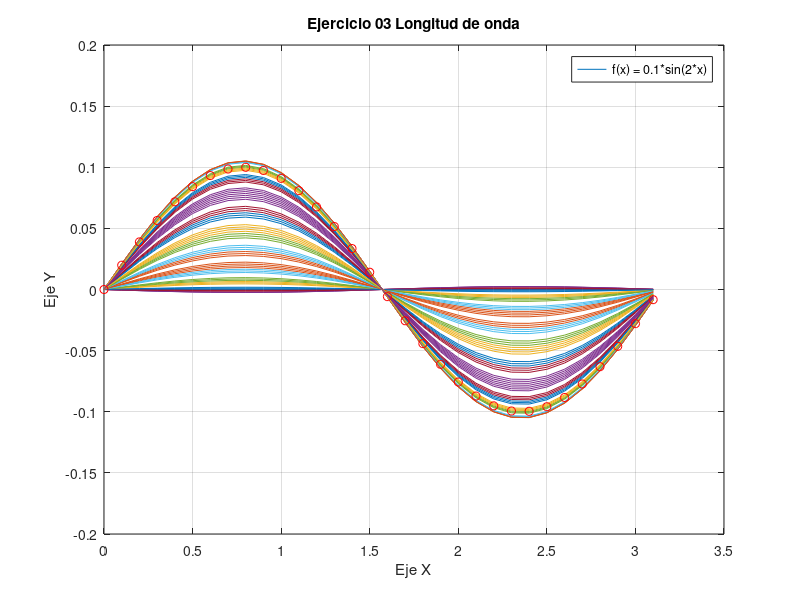

Write the MATLAB code that produced this figure.
%% Ecuaciones diferenciales parciales
% Primer examen parcial 
% Jose Ramiro Fuentes Lara
% Andrea Isabel Casillas Hernandez
% Jose Luis Perez Mendez
% Leonardo Dario Ramirez Jaime
clc;clear;close all;

%% Ejercicio 03 Encuentre la funcion para una cuarda vibrante sujeta a los extremos 
% u(0,t) = u(L,t)=0
% u(x,0)= 0
% u(x,0) = 0.1sin(2x)

L = pi;
c = 1;
u = 0;
n = 2; % La funcion solo es posible en n = 2

%% Se establece nuestra condicion inicial asi como el intervalo de nuestra serie

x= 0:.1:L;     % Intervalo de nuestra funcion periodica (Es de cero a l por que representa la longitud de la cuerda)
y = 0.1*sin(2*x); % Es evaluar nuestra funcion original en un tiempo 0

%% Se evaluan los valores de nuestra sumatoria 

for t = 0:.3:20
    lambda= c*n*pi/L;
    u=u+(1/(5*lambda*pi))*sin(lambda*t)*sin(2*x);  
    plot(x,u);
    hold on;
end 

%% Se grafica nuestra funcion y se le da formato
grid on 
plot(x,y,'ro')

set(gcf,'Name','Ecuaciones Diferenciales Parciales') 
    xlabel('Eje X')
    ylabel('Eje Y')
    title('Ejercicio 03 Longitud de onda')
    legend('f(x) = 0.1*sin(2*x)')